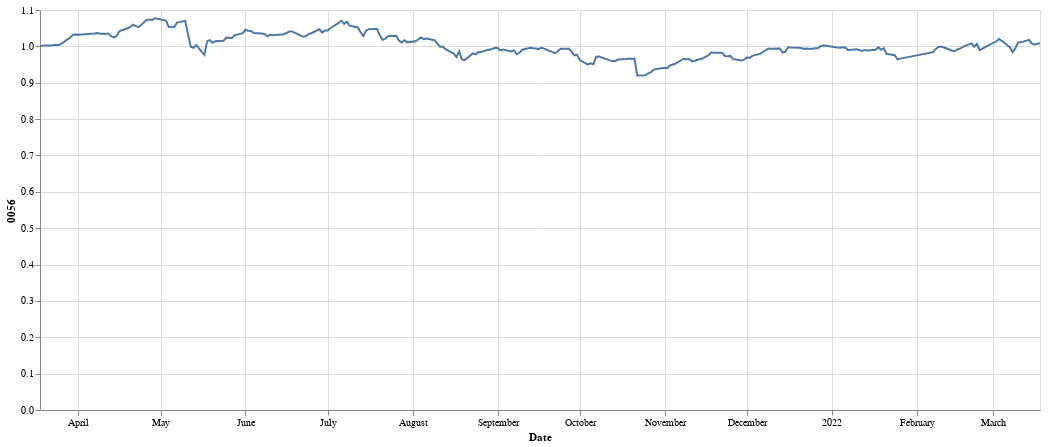

The notebook cell this image was saved under:
### Code cell
price2

### Figure 1 — Vega-Lite specification as saved in the notebook (floating-point values rounded to 4 significant figures; data arrays with more than 128 entries replaced by an {"elided": "..."} marker saying what was removed)
{"config": {"view": {"continuousWidth": 400, "continuousHeight": 300}}, "data": {"name": "data-de07eefee8710c9d6c290089af8ffa85"}, "mark": "line", "encoding": {"x": {"field": "Date", "type": "temporal"}, "y": {"field": "0056", "type": "quantitative"}}, "height": 400, "width": 1000, "$schema": "https://vega.github.io/schema/vega-lite/v4.17.0.json", "datasets": {"data-de07eefee8710c9d6c290089af8ffa85": {"elided": "244 records"}}}
